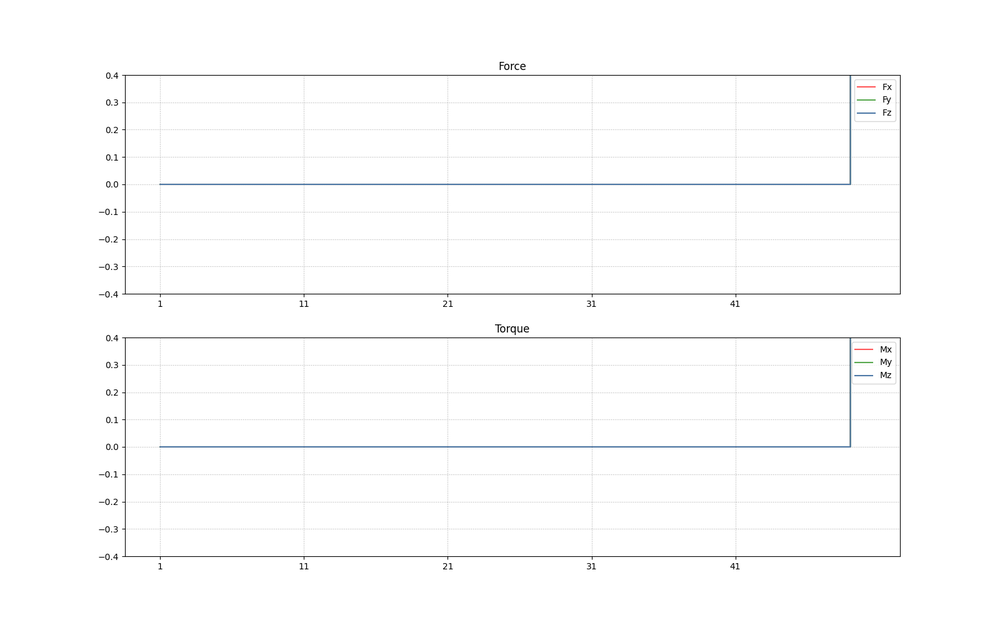
#> input picture test.png, 1000 x 625 px, shrunk from 1600 x 1000 before the run, found by its file name
$ python gripper.py
#> lines starting #> are read from the running program, lines starting #| are printed output that depends on the picture; after the words box and inside, x2 and y2 are one past the last pixel; in counts of white or black regions, pixels touching at a corner belong together
# -*- coding: utf-8 -*-
import os
import sys
import math

sys.path.append("./")
from utils.base_utils import *
from utils.image_proc_utils import rotate_img

import cv2
import numpy as np
import matplotlib.pyplot as plt


class Gripper(object):
    def __init__(self, handwidth=34, model_ratio=250 / 112.5):
        self.handwidth = handwidth
        self.model_ratio = model_ratio

    # [177 lines left out: functions hand_model, draw_model, grasp_model, draw_grasp, draw_uniform_grasps, draw_grasp_single_image and 1 more, not called in this run]


if __name__ == '__main__':
    # [10 lines of commented-out code are left out]

    gray = cv2.imread("D:\\code\\myrobot\\vision\\test\\test.png", 0)
#> gray: shape (625, 1000); min 0, max 255, mean 252.2
    _, binary = cv2.threshold(gray, 0, 255, cv2.THRESH_BINARY)
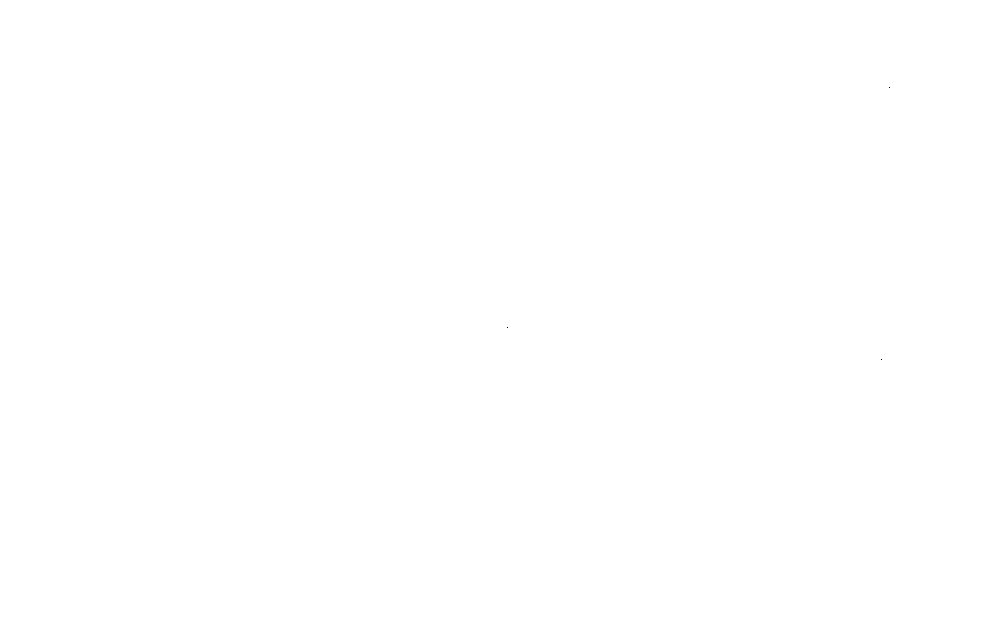
#> binary: shape (625, 1000); 100% white; black in thin lines or dots, all inside (x1, y1, x2, y2) = (507, 87, 890, 360)
    dot = np.multiply(gray, binary)
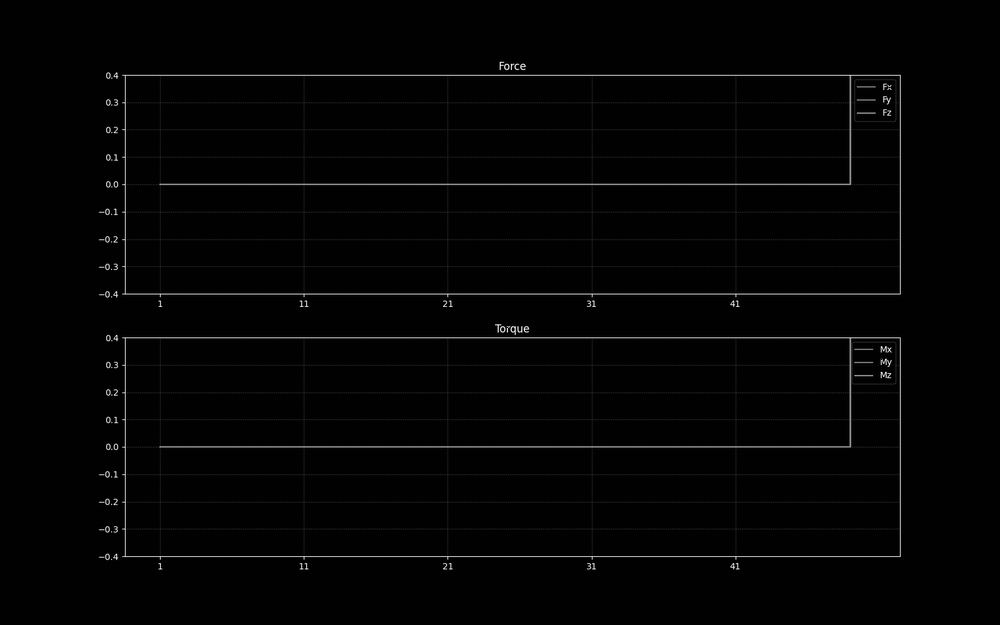
#> dot: shape (625, 1000); min 0, max 254, mean 3.8
    plt.imshow(gray)
    plt.show()
    plt.imshow(dot)
    plt.show()


    # gray = cv2.cvtColor(img, cv2.COLOR_RGB2GRAY)
    # h,w,_ = img.shape
    #
    # bgmask = np.zeros((h, w), dtype="uint8")  # open
    # bggrasp = np.ones((h, w), dtype="uint8")  # open
    #
    # offset = mask_size/2
    # bgmask[int(grasp[0]-offset):int(grasp[0]+offset), int(grasp[1]-offset):int(grasp[1]+offset)] = mask
    #
    # # use the color you want in rgb channel
    # (r,g,b) = (0,162,223)
    #
    # bggrasp = np.dstack((np.array(bggrasp * 255, 'uint8'), np.array(bggrasp * g, 'uint8'),
    #                         np.array(bggrasp * r, 'uint8')))
    # img[:] = np.where(bgmask[:h, :w, np.newaxis] == 0, img, bggrasp)
    #
    #
    # cv2.imshow("windows", img)
    # cv2.waitKey(0)
    # cv2.destroyAllWindows()
